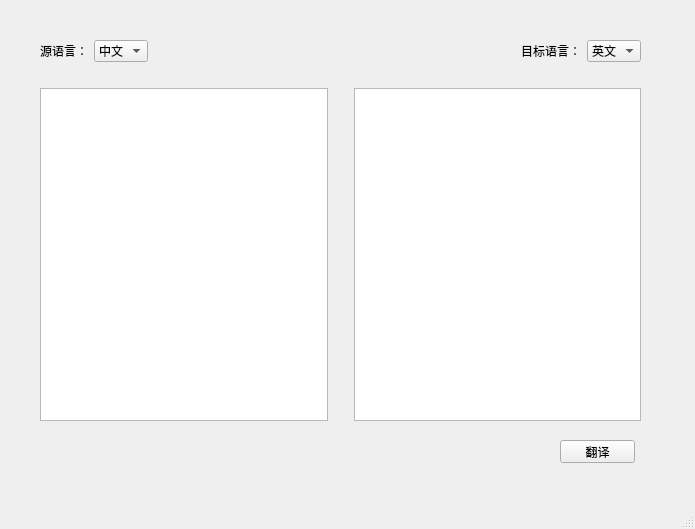
<?xml version="1.0" encoding="UTF-8"?>
<ui version="4.0">
 <class>MainWindow</class>
 <widget class="QMainWindow" name="MainWindow">
  <property name="geometry">
   <rect>
    <x>0</x>
    <y>0</y>
    <width>695</width>
    <height>529</height>
   </rect>
  </property>
  <property name="windowTitle">
   <string>MainWindow</string>
  </property>
  <widget class="QWidget" name="centralwidget">
   <widget class="QWidget" name="verticalLayoutWidget">
    <property name="geometry">
     <rect>
      <x>40</x>
      <y>40</y>
      <width>601</width>
      <height>381</height>
     </rect>
    </property>
    <layout class="QVBoxLayout" name="verticalLayout">
     <item>
      <layout class="QHBoxLayout" name="horizontalLayout_3">
       <item>
        <layout class="QHBoxLayout" name="horizontalLayout">
         <item>
          <widget class="QLabel" name="label">
           <property name="text">
            <string>源语言：</string>
           </property>
          </widget>
         </item>
         <item>
          <widget class="QComboBox" name="comboBox">
           <item>
            <property name="text">
             <string>中文</string>
            </property>
           </item>
           <item>
            <property name="text">
             <string>英文</string>
            </property>
           </item>
          </widget>
         </item>
        </layout>
       </item>
       <item>
        <spacer name="horizontalSpacer">
         <property name="orientation">
          <enum>Qt::Horizontal</enum>
         </property>
         <property name="sizeHint" stdset="0">
          <size>
           <width>40</width>
           <height>20</height>
          </size>
         </property>
        </spacer>
       </item>
       <item>
        <layout class="QHBoxLayout" name="horizontalLayout_2">
         <item>
          <widget class="QLabel" name="label_2">
           <property name="text">
            <string>目标语言：</string>
           </property>
          </widget>
         </item>
         <item>
          <widget class="QComboBox" name="comboBox_2">
           <item>
            <property name="text">
             <string>英文</string>
            </property>
           </item>
           <item>
            <property name="text">
             <string>中文</string>
            </property>
           </item>
          </widget>
         </item>
        </layout>
       </item>
      </layout>
     </item>
     <item>
      <spacer name="verticalSpacer">
       <property name="orientation">
        <enum>Qt::Horizontal</enum>
       </property>
       <property name="sizeHint" stdset="0">
        <size>
         <width>40</width>
         <height>20</height>
        </size>
       </property>
      </spacer>
     </item>
     <item>
      <layout class="QHBoxLayout" name="horizontalLayout_4">
       <item>
        <widget class="QTextEdit" name="textEdit"/>
       </item>
       <item>
        <spacer name="horizontalSpacer_2">
         <property name="orientation">
          <enum>Qt::Vertical</enum>
         </property>
         <property name="sizeHint" stdset="0">
          <size>
           <width>20</width>
           <height>40</height>
          </size>
         </property>
        </spacer>
       </item>
       <item>
        <widget class="QTextEdit" name="textEdit_2"/>
       </item>
      </layout>
     </item>
    </layout>
   </widget>
   <widget class="QPushButton" name="pushButton">
    <property name="geometry">
     <rect>
      <x>560</x>
      <y>440</y>
      <width>75</width>
      <height>23</height>
     </rect>
    </property>
    <property name="text">
     <string>翻译</string>
    </property>
   </widget>
  </widget>
  <widget class="QMenuBar" name="menubar">
   <property name="geometry">
    <rect>
     <x>0</x>
     <y>0</y>
     <width>695</width>
     <height>23</height>
    </rect>
   </property>
  </widget>
  <widget class="QStatusBar" name="statusbar"/>
 </widget>
 <resources/>
 <connections/>
</ui>
